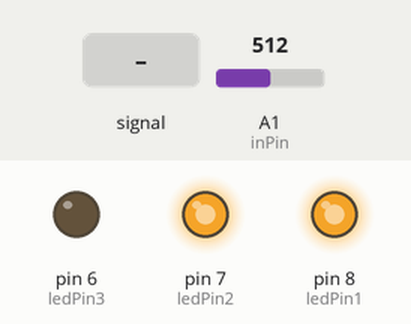
Simulated run of this sketch. Board: Arduino Uno, built with avr-gcc and run on an emulated ATmega328P. Parts: output pins drawn as LEDs (lit = HIGH). Dashed ring = blinking. The inputs (shaded band) are chosen by the test bench; at power-on: A1 (inPin) = 512.

Above: at 1.2 s.
1.3 s: A1 (inPin) fed a 200 Hz sine of ±460 counts around its level
At 2.4 s:
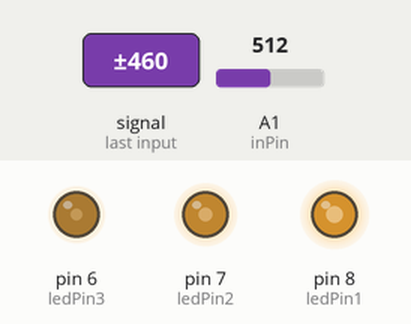
2.8 s: A1 (inPin) set to 501
At 4.0 s:
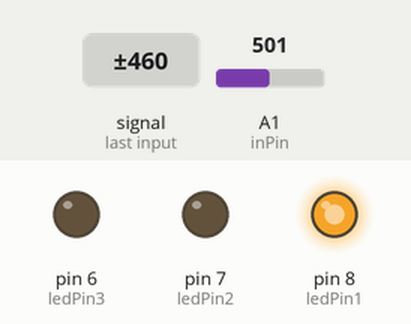
4.3 s: A1 (inPin) fed a 1000 Hz sine of ±255 counts around its level
At 4.9 s:
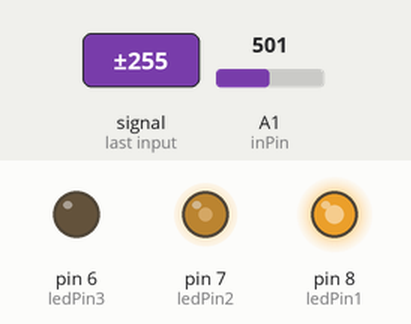
7.3 s: A1 (inPin) fed a 2 Hz sine of ±306 counts around its level
At 7.64 s:
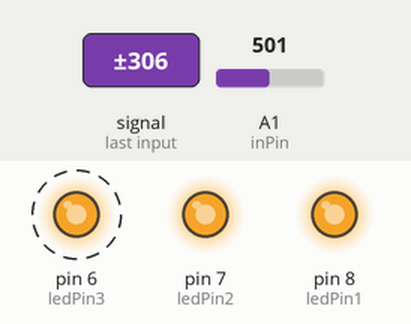
10.3 s: A1 (inPin) set to 522
At 10.6 s:
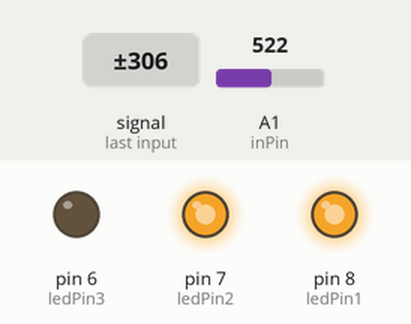
11.8 s: A1 (inPin) fed a 50 Hz sine of ±306 counts around its level
At 12.2 s:
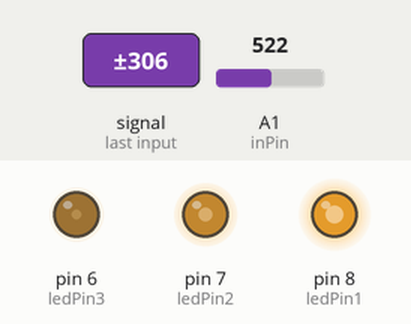
Timing chart, 0 to 14.3 s (numbered marks = the images above; inputs shaded):
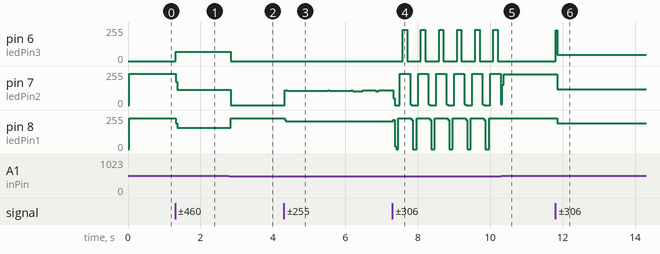

The sketch:

Per_saberne_mes__13_.ino
```cpp
/***************************************************************************************************************************************************************************

  o888.   c888o   .@@@@@@.      c8@@8c     O8OO  C88C   O88C                Xavi Masana
   @@@@  o@@@@   @@@@@@@@@@   c@@@@@@@@@   @@@@ :@@@@O O@@@@                Lacetania
   .@@@@.@@@@c  O@@@@  C@@@o  @@@@  @@@@C  O@@@c8@@@@@ @@@@c                2n IT
    :@@@@@@@:    @@@@C        @@@o  O@@@C   @@@@@@@@@@@@@@@                 Xais Crew Life
     :@@@@@:      @@@@@@O     @@@o          8@@@@@@@@@@@@@O                 Projecte: Per saberne més (1)
     o@@@@@C       @@@@@@@   O@@@o         .@@@@@@@@@@@@@@@
     @@@@@@@          o@@@@.  @@@o  C@@@C    @@@@@@@@@@@@@
    @@@@@@@@@   @@@@o  o@@@8  @@@O  8@@@O    O@@@@8 @@@@@o
   @@@@8 @@@@@  .@@@@@@@@@@:  @@@@@@@@@@.     @@@@c @@@@@
  8@@@@   @@@@@   O@@@@@@@     O@@@@@@8       @@@@  O@@@@

 ************************************************************************************************************************************************************************/
 //*********************************************************************INCLUDE*******************************************************************************************

//*********************************************************************VARIABLES******************************************************************************************
int ledPin1 = 8; // Selección de PIN para cada LED
int ledPin2 = 7;
int ledPin3 = 6;
int inPin= 1; // selecciona la entrada analógica 1 (potenciómetro)
void turn_off() { //Apaga los 3 LEDS
digitalWrite(ledPin1, LOW);
digitalWrite(ledPin2, LOW);
digitalWrite(ledPin3, LOW);
}
 //***********************************************************************SETUP*********************************************************************************************
void setup() {
pinMode(ledPin1, OUTPUT); // declara LEDs como salidas
pinMode(ledPin2, OUTPUT);
pinMode(ledPin3, OUTPUT);
turn_off(); //
}
//*************************************************************************LOOP**********************************************************************************************
void loop(){
int val;
val= analogRead(inPin); // lee el valor de la señal analógica
turn_off();
// Si el valor de la señal medida es > 256 enciende LED del PIN8
if (val>= 256) digitalWrite(ledPin1, HIGH);
// Si el valor de la señal medida es > 512 enciende LED del PIN7
if (val>= 512) digitalWrite(ledPin2, HIGH);
// Si el valor de la señal medida es > 758 enciende LED del PIN6
if (val>= 768) digitalWrite(ledPin3, HIGH);
}
//***********************************************************************FUNCTIONS*******************************************************************************************
```

Measured:
- the behaviour switches between 512 and 511 on A1 (inPin) (found by bisection; images 1 and 2)
- after the input at 1.3 s, pin 6 (ledPin3): 0/255 → 71/255 at once; pin 7 (ledPin2): 233/255 → 116/255 at once; pin 8 (ledPin1): 231/255 → 161/255 at once
- after the input at 2.8 s, pin 6 (ledPin3): 71/255 → 0/255 at once; pin 7 (ledPin2): 116/255 → 0/255 at once; pin 8 (ledPin1): 161/255 → 232/255 at once
- after the input at 4.3 s, pin 8 (ledPin1): 232/255 → 210/255 at once
- after the input at 7.3 s, pin 6 (ledPin3): alternates 233/255 for 0.12 s and 0/255 for 0.38 s, starting after 0.29 s
- after the input at 10.3 s, pin 6 (ledPin3): stops changing and stays 0/255; pin 8 (ledPin1): stops changing and stays 232/255
- after the input at 11.8 s, pin 6 (ledPin3): 0/255 → 47/255 at once; pin 7 (ledPin2): 231/255 → 119/255 after 0.05 s; pin 8 (ledPin1): 232/255 → 194/255 after 0.05 s
